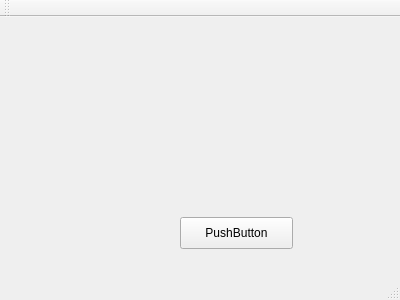
<?xml version="1.0" encoding="UTF-8"?>
<ui version="4.0">
 <class>MainWindow</class>
 <widget class="QMainWindow" name="MainWindow">
  <property name="geometry">
   <rect>
    <x>0</x>
    <y>0</y>
    <width>400</width>
    <height>300</height>
   </rect>
  </property>
  <property name="windowTitle">
   <string>MainWindow</string>
  </property>
  <widget class="QWidget" name="centralWidget">
   <widget class="QPushButton" name="pushButton">
    <property name="geometry">
     <rect>
      <x>180</x>
      <y>200</y>
      <width>113</width>
      <height>32</height>
     </rect>
    </property>
    <property name="text">
     <string>PushButton</string>
    </property>
   </widget>
  </widget>
  <widget class="QMenuBar" name="menuBar">
   <property name="geometry">
    <rect>
     <x>0</x>
     <y>0</y>
     <width>400</width>
     <height>22</height>
    </rect>
   </property>
  </widget>
  <widget class="QToolBar" name="mainToolBar">
   <attribute name="toolBarArea">
    <enum>TopToolBarArea</enum>
   </attribute>
   <attribute name="toolBarBreak">
    <bool>false</bool>
   </attribute>
  </widget>
  <widget class="QStatusBar" name="statusBar"/>
 </widget>
 <layoutdefault spacing="6" margin="11"/>
 <resources/>
 <connections/>
</ui>
